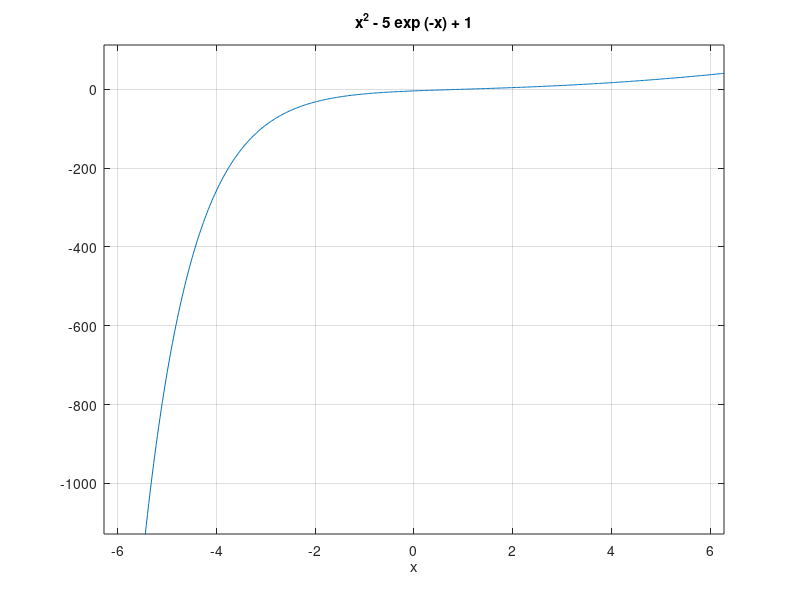

The MATLAB script that drew this image:
% finding roots of function using fzero

% f(x) = x^2 -5e^-x + 1

clear all; clc

f = @(x) x.^2 -5*exp(-x) + 1

ezplot(f)

grid on

fzero(f, 0)

fzero(@cos, 0)

fzero(@cos, 3.5)